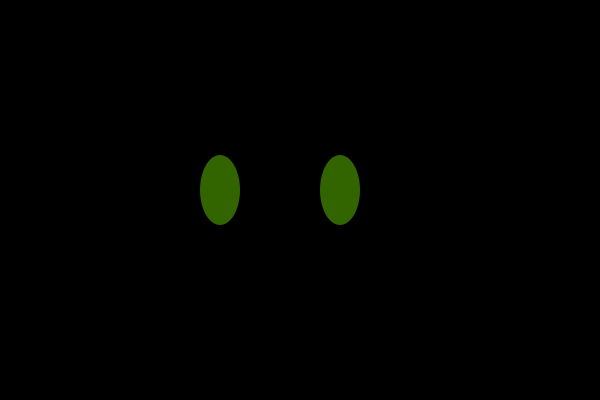
Frame 1 (no input)
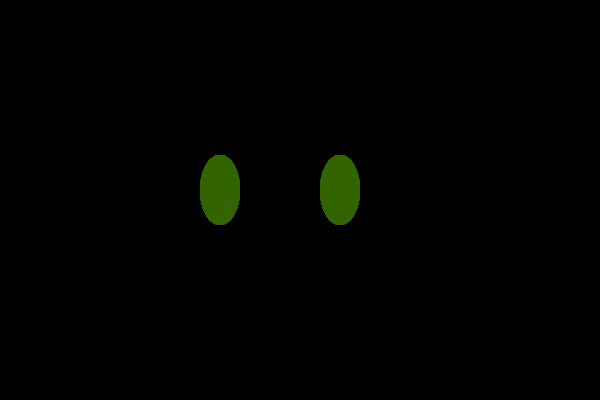
Frame 60 (the mouse pressed at the canvas centre just before this capture)
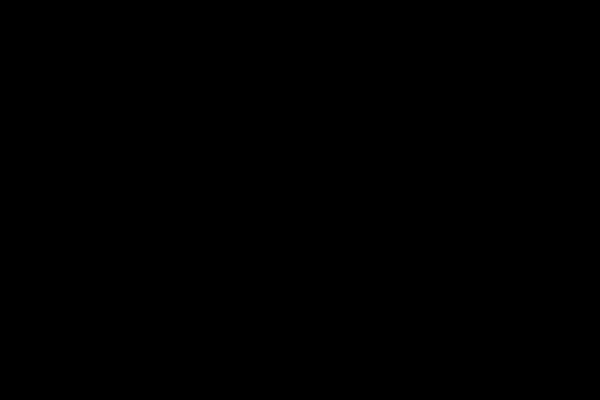
Frame 120 (the mouse held since frame 60 and released just before this capture)

The Processing sketch that drew these frames (run headless with seeded random() and noise(); from frame 60 on, the mouse is pressed at the canvas centre):

// Processing sketch: processing_33461
// ── processing_33461.pde

int distance=25;
int x=0;
int y=0;

float leftEyePos;
float rightEyePos;
float lidPos;


void setup() {
  size(600,400);
  background(0);
}

void draw() {
//  fill(0);
//  rect(98,98,400,300);
  if(key=='a'){
    fill(255,0,0);
     rect(205,265,160,40);
   }
   
   if(key=='b'){
     stroke(255);
     strokeWeight(3);
     noFill();
     ellipse(275,200,330,300);
   }
//  fill(0,255,0);
//    for (int i=0; i<24; i++){
//      for(int j=0; j<24; j++){
//        rect(x+i*distance, y+j*distance, 20, 20);
//    }   
//  }
    
  fill(50,100,0);
    noStroke();
    ellipse(220,190,40,70);
    ellipse(340,190,40,70);
    rightEyePos=map(mouseX, 0, width, 375, 300);
    leftEyePos=map(mouseX, 0, width, 262, 180);
   
    fill(0,0,0);
    ellipse(rightEyePos,200,20,20);
    ellipse(leftEyePos,200, 20,20);
    lidPos = map(mouseY,0,height,0,200);
    rect(0,0,width,lidPos);
  
    if(mousePressed) {
       rect(0,0,400,250);
    }
    
    
}
